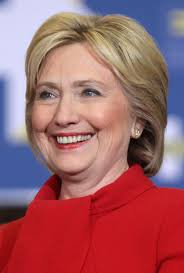
#> input picture Student_folder/images/Hillary.jpg, 184 x 273 px, given in place of the camera
$ python ObjectTracking_Ex3.py
#> lines starting #> are read from the running program, lines starting #| are printed output that depends on the picture; after the words box and inside, x2 and y2 are one past the last pixel; in counts of white or black regions, pixels touching at a corner belong together
# ObjectTracking_Ex3.py

# CSCI-509 - AI & Computer Vision | Summer 2022 | USC Upstate
# Mon. 06/20/2022
# Trevor Reynen

# Tracking object with the specific color.


# Imports.
import cv2
import numpy as np


# Initialize Camera.
cap = cv2.VideoCapture(0)

# Define range of color for our filter in HSV.
lower_purple = np.array([130, 50, 90])
upper_purple = np.array([170, 255, 255])

lower_blue = np.array([90, 50, 50])
upper_blue = np.array([120, 255, 255])

# Create empty points array.
points = []

# Get default camera window size.
ret, frame = cap.read()
#> frame is the input picture: shape (273, 184, 3); mean B, G, R 104.2, 98.1, 159.7
Height, Width = frame.shape[:2]
#> Height = 273; Width = 184
frame_count = 0

while True:
    ret, frame = cap.read()
    hsv_img = cv2.cvtColor(frame, cv2.COLOR_BGR2HSV)
#> hsv_img: shape (273, 184, 3); mean H, S, V 87.4, 129.1, 173.9

    # Threshold the HSV image to get only color we want.
    #mask = cv2.inRange(hsv_img, lower_purple, upper_purple)
    mask = cv2.inRange(hsv_img, lower_blue, upper_blue)
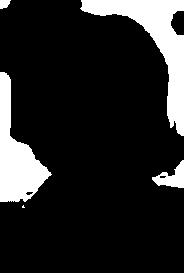
#> mask: shape (273, 184); 14.9% white; 5 white regions (1 under 20 px)

    # It outputs the contours and hierarchy.
    contours, hierarchy = cv2.findContours(mask.copy(), cv2.RETR_EXTERNAL, cv2.CHAIN_APPROX_SIMPLE)
#> contours = 5 contours, 1 with area under 20; largest, box (x1, y1, x2, y2) and area: (80, 0, 184, 136) 3697, (0, 72, 52, 202) 2880, (152, 160, 184, 188) 400, (0, 0, 11, 9) 60

    # This is the extra code to draw the contours.
    #cv2.drawContours(frame, contours, -1, (0, 0, 255), 3)
    #frame = cv2.flip(frame, 1)
    #cv2.imshow('Contours', frame)

    # Create empty center array to store centroid center of mass.
    center = int(Height / 2), int(Width / 2)
#> center = (136, 92)

    if len(contours) > 0:
        # Get the largest contour and it's center.
        c = max(contours, key=cv2.contourArea)
#> c = contour of 109 points, box (x1, y1, x2, y2) (80, 0, 184, 136), area 3697
        (x, y), radius = cv2.minEnclosingCircle(c)
#> x = 132; y = 67.5; radius = 84.6

        M = cv2.moments(c)
#> M = moments, m00 3697, centre m10/m00, m01/m00 = (154.9, 40.9)

        # From this moment, you can extract useful data like area, centroid, and center of weight.
        try:
            center = (int(M['m10'] / M['m00']), int(M['m01'] / M['m00']))
#> center = (154, 40)
        except:
            center = int(Height / 2), int(Width / 2)

        # Allow only contours that have a larger than 25 pixel radius.
        if radius > 25:
            # Draw the circle around the filtered object.
            cv2.circle(frame, (int(x), int(y)), int(radius), (0, 0, 255), 2)
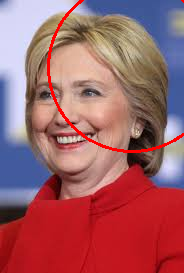
#> frame: shape (273, 184, 3); 1.59% of pixels changed, all inside (x1, y1, x2, y2) = (47, 0, 184, 153)
            # Draw the center of weight.
            cv2.circle(frame, center, 5, (255, 0, 0), -1)
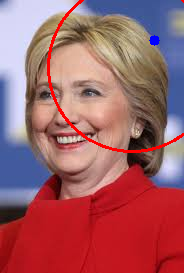
#> frame: shape (273, 184, 3); 0.16% of pixels changed, all inside (x1, y1, x2, y2) = (149, 35, 160, 46)

    # Log center points.
    points.append(center)

    if radius > 25:
        # Loop over the set of tracked points.
        for i in range(1, len(points)):
            try:
                # This is the code to draw the line.
                cv2.line(frame, points[i-1], points[i], (0, 255, 0), 2)
            except:
                pass
#> this loop made 0 passes

        # Make frame count zero.
        frame_count = 0
    else:
        # Count frames.
        frame_count += 1

        # If we count 10 frames without object, lets delete our trail.
        if frame_count == 10:
            points = []
            frame_count = 0

    #frame = cv2.flip(frame, 1)

    # Display our object tracker.
    cv2.imshow('Object Tracker', frame)

    if cv2.waitKey(1) == 13:  # 13 is the Enter key.
#> (key Esc is pressed here)
        break

# Release camera and close any open windows.
cap.release()
cv2.destroyAllWindows()

$ run again, on Student_folder/images/Trump.jpg
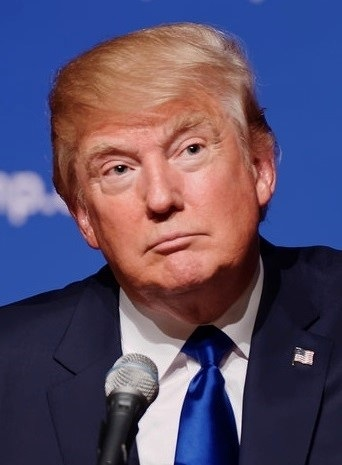
#> input picture Student_folder/images/Trump.jpg, 342 x 465 px, given in place of the camera
#> frame is the input picture: shape (465, 342, 3); mean B, G, R 104.9, 77.8, 89.5
#> hsv_img: shape (465, 342, 3); mean H, S, V 83.8, 136.2, 130.8
#> `mask = cv2.inRange(hsv_img, lower_blue, upper_blue)`:
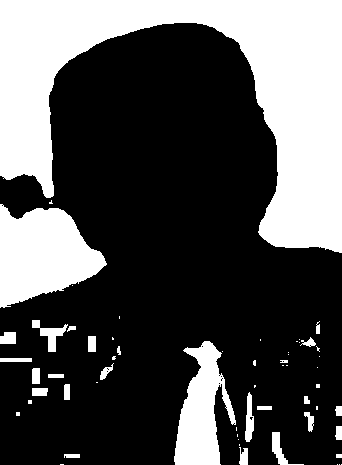
#> mask: shape (465, 342); 32.2% white; 59 white regions (32 under 20 px)
#> contours = 59 contours, 35 with area under 20; largest, box (x1, y1, x2, y2) and area: (0, 0, 342, 253) 36016, (0, 204, 107, 308) 7163, (174, 341, 236, 465) 4042, (32, 320, 68, 352) 336, (245, 392, 254, 442) 250
#> c = contour of 297 points, box (x1, y1, x2, y2) (0, 0, 342, 253), area 36016
#> x = 170.5; y = 126; radius = 212
#> M = moments, m00 36015.5, centre m10/m00, m01/m00 = (197.6, 90.4)
#> `center = (int(M['m10'] / M['m00']), int(M['m01'] / M['m00']))`: center = (197, 90)
#> `cv2.circle(frame, (int(x), int(y)), int(radius), (0, 0, 255), 2)`:
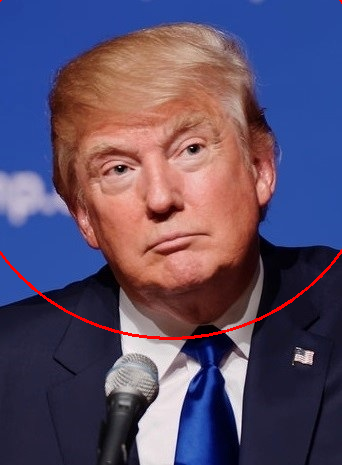
#> frame: shape (465, 342, 3); 0.74% of pixels changed, all inside (x1, y1, x2, y2) = (0, 0, 342, 340)
